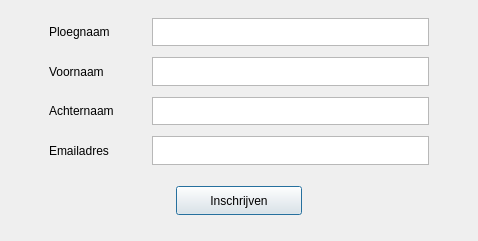
<?xml version="1.0" encoding="UTF-8"?>
<ui version="4.0">
 <class>Inschrijving</class>
 <widget class="QDialog" name="Inschrijving">
  <property name="geometry">
   <rect>
    <x>0</x>
    <y>0</y>
    <width>478</width>
    <height>241</height>
   </rect>
  </property>
  <property name="windowTitle">
   <string>Inschrijven</string>
  </property>
  <layout class="QGridLayout" name="gridLayout_2" rowstretch="1,20,2,4,2" columnstretch="1,10,1">
   <item row="1" column="2">
    <spacer name="horizontalSpacer_4">
     <property name="orientation">
      <enum>Qt::Horizontal</enum>
     </property>
     <property name="sizeHint" stdset="0">
      <size>
       <width>40</width>
       <height>20</height>
      </size>
     </property>
    </spacer>
   </item>
   <item row="4" column="1">
    <spacer name="verticalSpacer_2">
     <property name="orientation">
      <enum>Qt::Vertical</enum>
     </property>
     <property name="sizeHint" stdset="0">
      <size>
       <width>20</width>
       <height>40</height>
      </size>
     </property>
    </spacer>
   </item>
   <item row="0" column="0">
    <spacer name="verticalSpacer">
     <property name="orientation">
      <enum>Qt::Vertical</enum>
     </property>
     <property name="sizeHint" stdset="0">
      <size>
       <width>20</width>
       <height>40</height>
      </size>
     </property>
    </spacer>
   </item>
   <item row="1" column="0">
    <spacer name="horizontalSpacer_3">
     <property name="orientation">
      <enum>Qt::Horizontal</enum>
     </property>
     <property name="sizeHint" stdset="0">
      <size>
       <width>40</width>
       <height>20</height>
      </size>
     </property>
    </spacer>
   </item>
   <item row="2" column="1">
    <spacer name="verticalSpacer_5">
     <property name="orientation">
      <enum>Qt::Vertical</enum>
     </property>
     <property name="sizeHint" stdset="0">
      <size>
       <width>20</width>
       <height>40</height>
      </size>
     </property>
    </spacer>
   </item>
   <item row="3" column="1">
    <layout class="QHBoxLayout" name="horizontalLayout">
     <item>
      <spacer name="horizontalSpacer">
       <property name="orientation">
        <enum>Qt::Horizontal</enum>
       </property>
       <property name="sizeHint" stdset="0">
        <size>
         <width>40</width>
         <height>20</height>
        </size>
       </property>
      </spacer>
     </item>
     <item>
      <widget class="QPushButton" name="InschrijvenBtn">
       <property name="sizePolicy">
        <sizepolicy hsizetype="Expanding" vsizetype="Expanding">
         <horstretch>0</horstretch>
         <verstretch>0</verstretch>
        </sizepolicy>
       </property>
       <property name="text">
        <string>Inschrijven</string>
       </property>
       <property name="default">
        <bool>true</bool>
       </property>
      </widget>
     </item>
     <item>
      <spacer name="horizontalSpacer_2">
       <property name="orientation">
        <enum>Qt::Horizontal</enum>
       </property>
       <property name="sizeHint" stdset="0">
        <size>
         <width>40</width>
         <height>20</height>
        </size>
       </property>
      </spacer>
     </item>
    </layout>
   </item>
   <item row="1" column="1">
    <layout class="QGridLayout" name="gridLayout" columnstretch="2,6">
     <property name="spacing">
      <number>11</number>
     </property>
     <item row="2" column="0">
      <widget class="QLabel" name="label_6">
       <property name="sizePolicy">
        <sizepolicy hsizetype="MinimumExpanding" vsizetype="MinimumExpanding">
         <horstretch>0</horstretch>
         <verstretch>0</verstretch>
        </sizepolicy>
       </property>
       <property name="minimumSize">
        <size>
         <width>0</width>
         <height>0</height>
        </size>
       </property>
       <property name="midLineWidth">
        <number>5</number>
       </property>
       <property name="text">
        <string>Achternaam</string>
       </property>
      </widget>
     </item>
     <item row="1" column="0">
      <widget class="QLabel" name="label_5">
       <property name="sizePolicy">
        <sizepolicy hsizetype="MinimumExpanding" vsizetype="MinimumExpanding">
         <horstretch>0</horstretch>
         <verstretch>0</verstretch>
        </sizepolicy>
       </property>
       <property name="minimumSize">
        <size>
         <width>0</width>
         <height>0</height>
        </size>
       </property>
       <property name="midLineWidth">
        <number>5</number>
       </property>
       <property name="text">
        <string>Voornaam</string>
       </property>
       <property name="buddy">
        <cstring>label_5</cstring>
       </property>
      </widget>
     </item>
     <item row="0" column="0">
      <widget class="QLabel" name="label">
       <property name="sizePolicy">
        <sizepolicy hsizetype="MinimumExpanding" vsizetype="MinimumExpanding">
         <horstretch>0</horstretch>
         <verstretch>0</verstretch>
        </sizepolicy>
       </property>
       <property name="minimumSize">
        <size>
         <width>0</width>
         <height>0</height>
        </size>
       </property>
       <property name="midLineWidth">
        <number>5</number>
       </property>
       <property name="text">
        <string>Ploegnaam</string>
       </property>
      </widget>
     </item>
     <item row="1" column="1">
      <widget class="QTextEdit" name="VoornaamTxt">
       <property name="sizePolicy">
        <sizepolicy hsizetype="Expanding" vsizetype="Minimum">
         <horstretch>0</horstretch>
         <verstretch>0</verstretch>
        </sizepolicy>
       </property>
       <property name="minimumSize">
        <size>
         <width>1</width>
         <height>20</height>
        </size>
       </property>
       <property name="cursor" stdset="0">
        <cursorShape>ArrowCursor</cursorShape>
       </property>
       <property name="layoutDirection">
        <enum>Qt::LeftToRight</enum>
       </property>
       <property name="tabChangesFocus">
        <bool>true</bool>
       </property>
      </widget>
     </item>
     <item row="3" column="0">
      <widget class="QLabel" name="label_7">
       <property name="sizePolicy">
        <sizepolicy hsizetype="MinimumExpanding" vsizetype="MinimumExpanding">
         <horstretch>0</horstretch>
         <verstretch>0</verstretch>
        </sizepolicy>
       </property>
       <property name="minimumSize">
        <size>
         <width>0</width>
         <height>0</height>
        </size>
       </property>
       <property name="midLineWidth">
        <number>5</number>
       </property>
       <property name="text">
        <string>Emailadres</string>
       </property>
      </widget>
     </item>
     <item row="2" column="1">
      <widget class="QTextEdit" name="AchternaamTxt">
       <property name="sizePolicy">
        <sizepolicy hsizetype="Expanding" vsizetype="Minimum">
         <horstretch>0</horstretch>
         <verstretch>0</verstretch>
        </sizepolicy>
       </property>
       <property name="minimumSize">
        <size>
         <width>1</width>
         <height>20</height>
        </size>
       </property>
       <property name="tabChangesFocus">
        <bool>true</bool>
       </property>
      </widget>
     </item>
     <item row="3" column="1">
      <widget class="QTextEdit" name="EmailTxt">
       <property name="sizePolicy">
        <sizepolicy hsizetype="Expanding" vsizetype="Minimum">
         <horstretch>0</horstretch>
         <verstretch>0</verstretch>
        </sizepolicy>
       </property>
       <property name="minimumSize">
        <size>
         <width>1</width>
         <height>20</height>
        </size>
       </property>
       <property name="tabChangesFocus">
        <bool>true</bool>
       </property>
      </widget>
     </item>
     <item row="0" column="1">
      <widget class="QTextEdit" name="PloegnaamTxt">
       <property name="sizePolicy">
        <sizepolicy hsizetype="Expanding" vsizetype="Minimum">
         <horstretch>0</horstretch>
         <verstretch>0</verstretch>
        </sizepolicy>
       </property>
       <property name="minimumSize">
        <size>
         <width>1</width>
         <height>20</height>
        </size>
       </property>
       <property name="focusPolicy">
        <enum>Qt::StrongFocus</enum>
       </property>
       <property name="contextMenuPolicy">
        <enum>Qt::DefaultContextMenu</enum>
       </property>
       <property name="toolTip">
        <string>&lt;html&gt;&lt;head/&gt;&lt;body&gt;&lt;p&gt;Ploegnaam van de nieuwe ploeg&lt;/p&gt;&lt;/body&gt;&lt;/html&gt;</string>
       </property>
       <property name="inputMethodHints">
        <set>Qt::ImhNone</set>
       </property>
       <property name="lineWidth">
        <number>-3</number>
       </property>
       <property name="tabChangesFocus">
        <bool>true</bool>
       </property>
      </widget>
     </item>
    </layout>
   </item>
  </layout>
 </widget>
 <tabstops>
  <tabstop>PloegnaamTxt</tabstop>
  <tabstop>VoornaamTxt</tabstop>
  <tabstop>AchternaamTxt</tabstop>
  <tabstop>EmailTxt</tabstop>
  <tabstop>InschrijvenBtn</tabstop>
 </tabstops>
 <resources/>
 <connections/>
</ui>
